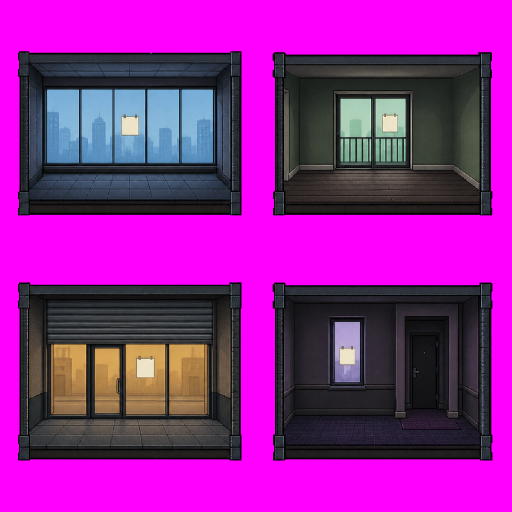
#> input picture art-source/empty-rooms.png, 1024 x 1024 px (shown at 1/2 size)
$ python -i ingest_sprite.py   (imports and definitions only)
#> lines starting #> are read from the running program, lines starting #| are printed output that depends on the picture
#> further down, picture is the input picture: PIL image 1024x1024 RGBA; mean R, G, B, A 145.5, 35.4, 148.3, 255
#!/usr/bin/env python3
"""
Turn a raw generated image into a game-ready sprite sheet + sidecar.

    python tools/ingest_sprite.py raw/office.png

The image model produces what `spec/asset-request.md` asks for: one subject per
image, ~1024 px square, centred on flat magenta, frames left to right. The
renderer wants a 48x32-per-frame strip with a transparent background and a
sidecar JSON. This is the bridge, and it is the only thing that should ever cut
one of these by hand.

Everything about a subject - native frame size, which states are in the strip
and in what order - comes from `tools/sprite-catalog.json`, keyed by asset
name. The name is the file stem unless `--name` says otherwise, so a whole
batch is one command.

Developer-side only. `npm test` and the headless sweeps never touch this file;
the game itself stays zero-dependency (CLAUDE.md). Needs Pillow.

Chosen over ImageMagick because the quality gates below are pixel statistics -
how much of the image was actually keyed, whether every frame has content in
it - and getting those out of `magick` means a dozen fragile `%[fx:...]` shell
round-trips. The resampling itself is identical: both do true nearest-neighbour.

Exit codes: 0 wrote a sheet | 2 refused (see the message) | 1 bad usage.
"""

import argparse
import json
import os
import sys

try:
    from PIL import Image, ImageChops
except ImportError:  # pragma: no cover - environment problem, not a code path
    sys.exit("this tool needs Pillow: python -m pip install Pillow")

ROOT = os.path.dirname(os.path.dirname(os.path.abspath(__file__)))
CATALOG_PATH = os.path.join(ROOT, "tools", "sprite-catalog.json")
DEFAULT_OUT = os.path.join(ROOT, "src", "games", "lift", "assets", "sprites")

# The background the artist is told to use. Never exactly this in practice -
# a generated "flat magenta" drifts a few percent in every channel, which is
# what --fuzz is for.
KEY_RGB = (255, 0, 255)


class Refused(Exception):
    """A refusal the operator can act on. Loud, specific, never a silent pass."""


# [4 lines left out: function load_catalog, not called in this run]


def columns(entry):
    return sum(int(s["frames"]) for s in entry["states"])


# [42 lines left out: functions sidecar_for, key_out_background, not called in this run]


def harden_alpha(img):
    """No semi-transparent pixels, ever. A soft edge survives a nearest-
    neighbour downscale as a stray halo pixel and reads as dirt at 1x."""
    r, g, b, a = img.split()
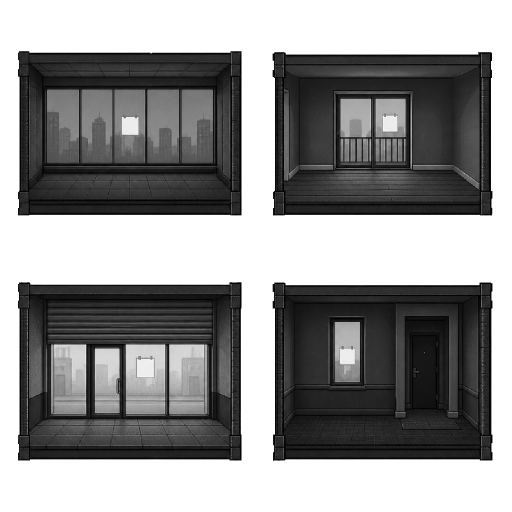
#> r: PIL image 1024x1024 L (shown at 1/2 size); min 0, max 255, mean 145.5
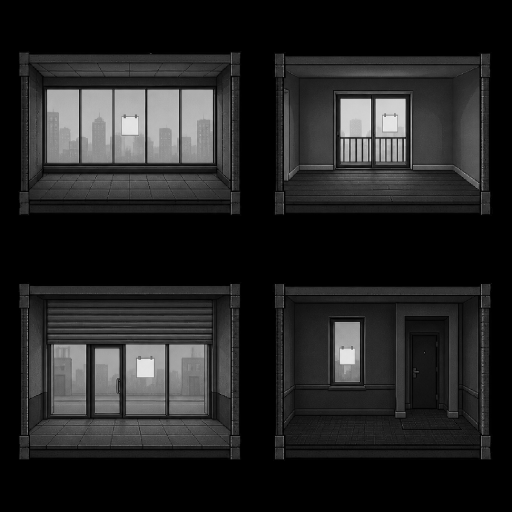
#> g: PIL image 1024x1024 L (shown at 1/2 size); min 0, max 252, mean 35.4
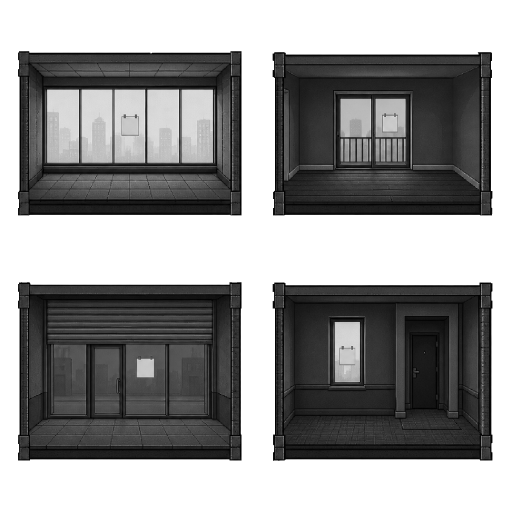
#> b: PIL image 1024x1024 L (shown at 1/2 size); min 0, max 255, mean 148.3
#> a: PIL image 1024x1024 L; every value is 255
    return Image.merge("RGBA", (r, g, b, a.point(lambda v: 255 if v >= 128 else 0)))


# [121 lines left out: functions coverage, resize_frame, ingest, not called in this run]


def describe_states(entry):
    parts = [f"{s['name']}({s['frames']}f)" if int(s["frames"]) > 1 else s["name"] for s in entry["states"]]
    return ", ".join(parts)


# [51 lines left out: function main, not called in this run]


# [2 lines not run here, left out]

>>> from PIL import Image
>>> picture = Image.open('../art-source/empty-rooms.png')
>>> result = harden_alpha(picture)

$ run again, on art-source/stairs-escalator.png
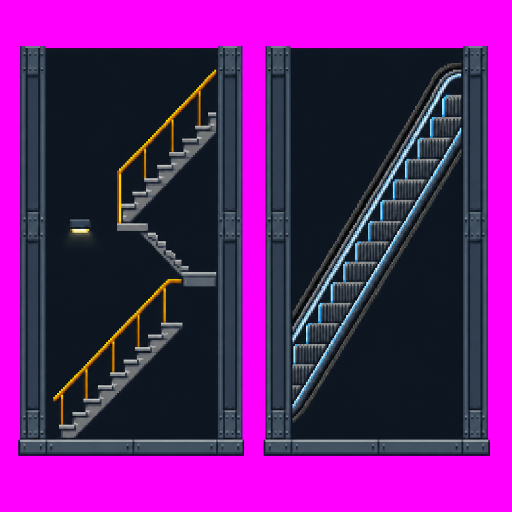
#> input picture art-source/stairs-escalator.png, 1024 x 1024 px (shown at 1/2 size)
#> picture is the input picture: PIL image 1024x1024 RGBA; mean R, G, B, A 101.9, 30, 115.3, 255
#> in harden_alpha, `r, g, b, a = img.split()`:
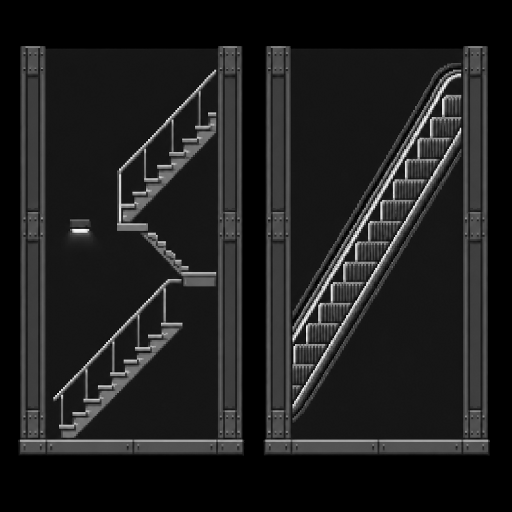
#> g: PIL image 1024x1024 L (shown at 1/2 size); min 0, max 255, mean 30
#> in harden_alpha, `r, g, b, a = img.split()`:
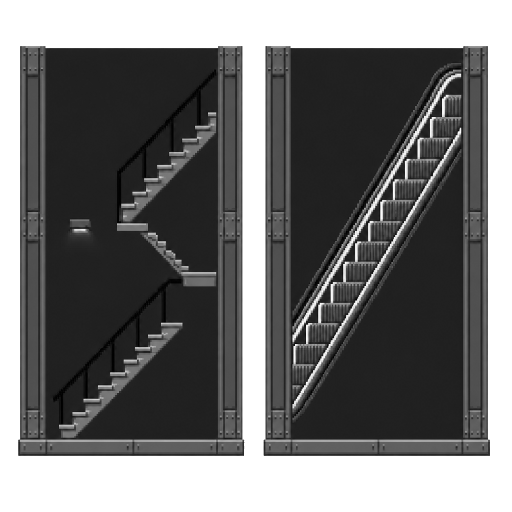
#> b: PIL image 1024x1024 L (shown at 1/2 size); min 0, max 255, mean 115.3
#> a: PIL image 1024x1024 L; every value is 255
